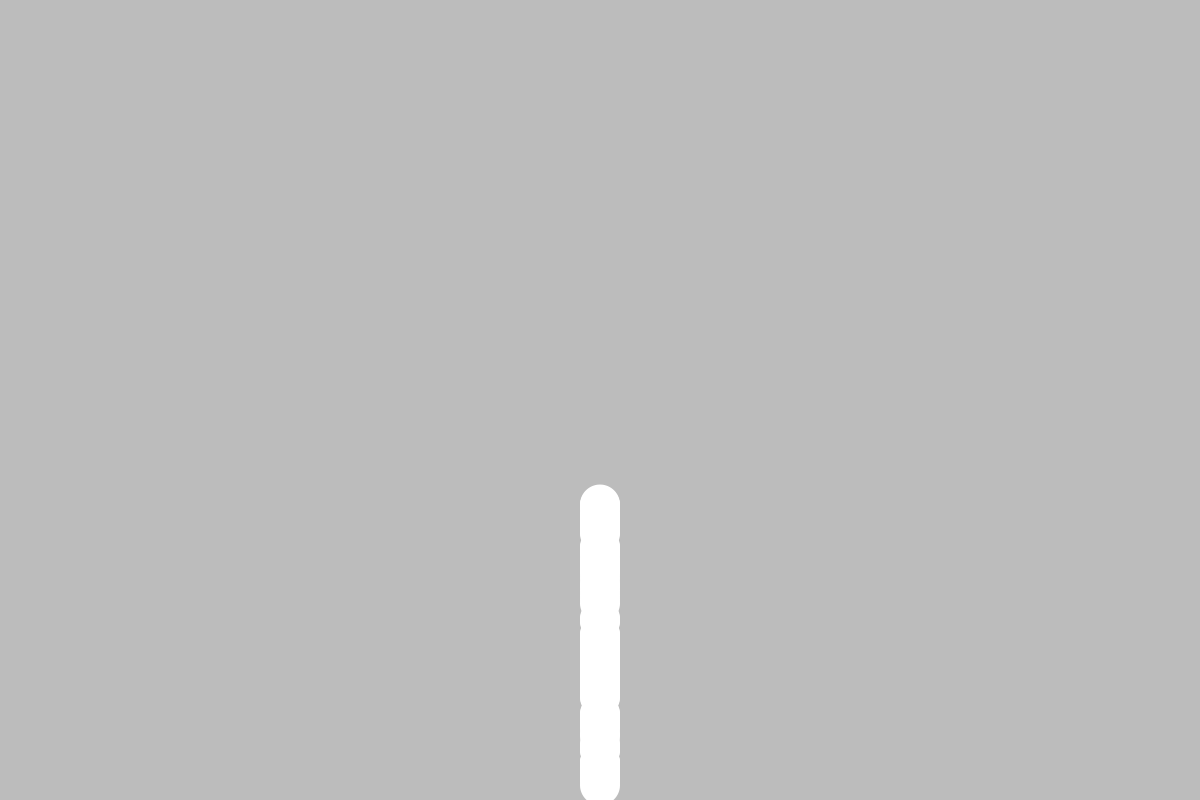
Frame 1 (no input)
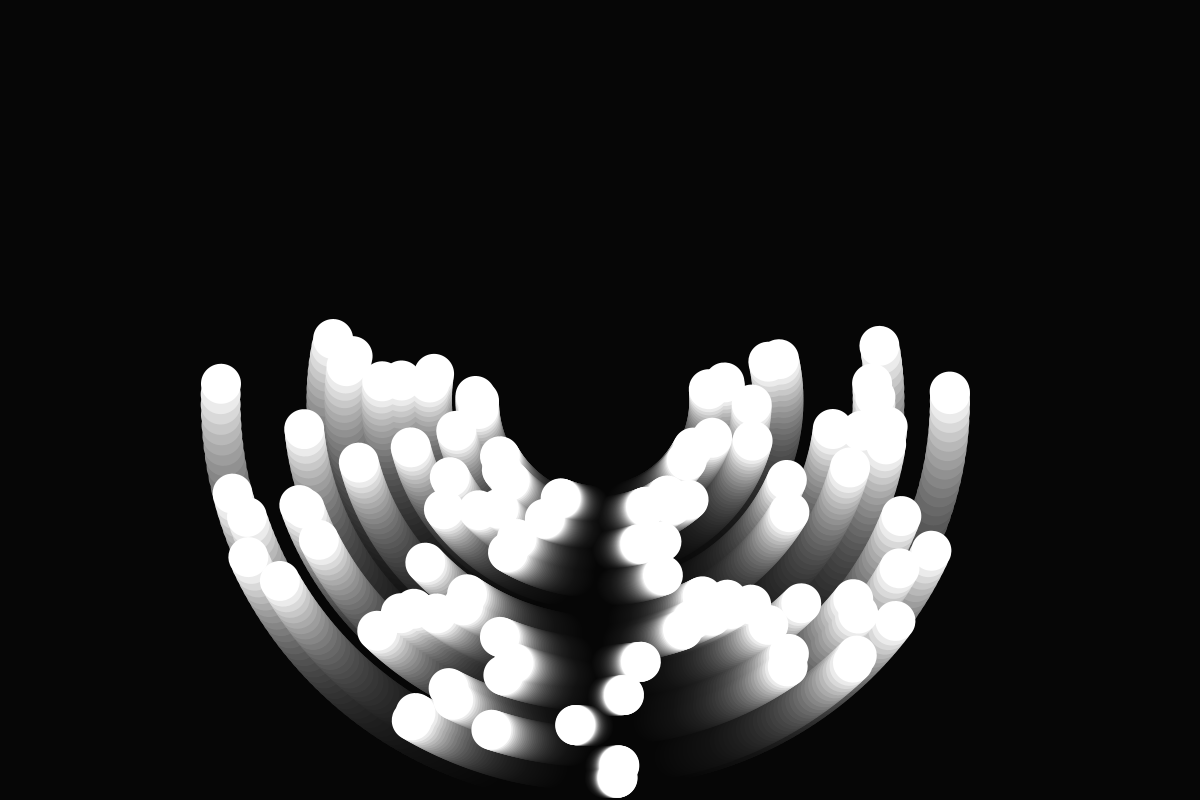
Frame 60 (the mouse pressed at the canvas centre just before this capture)
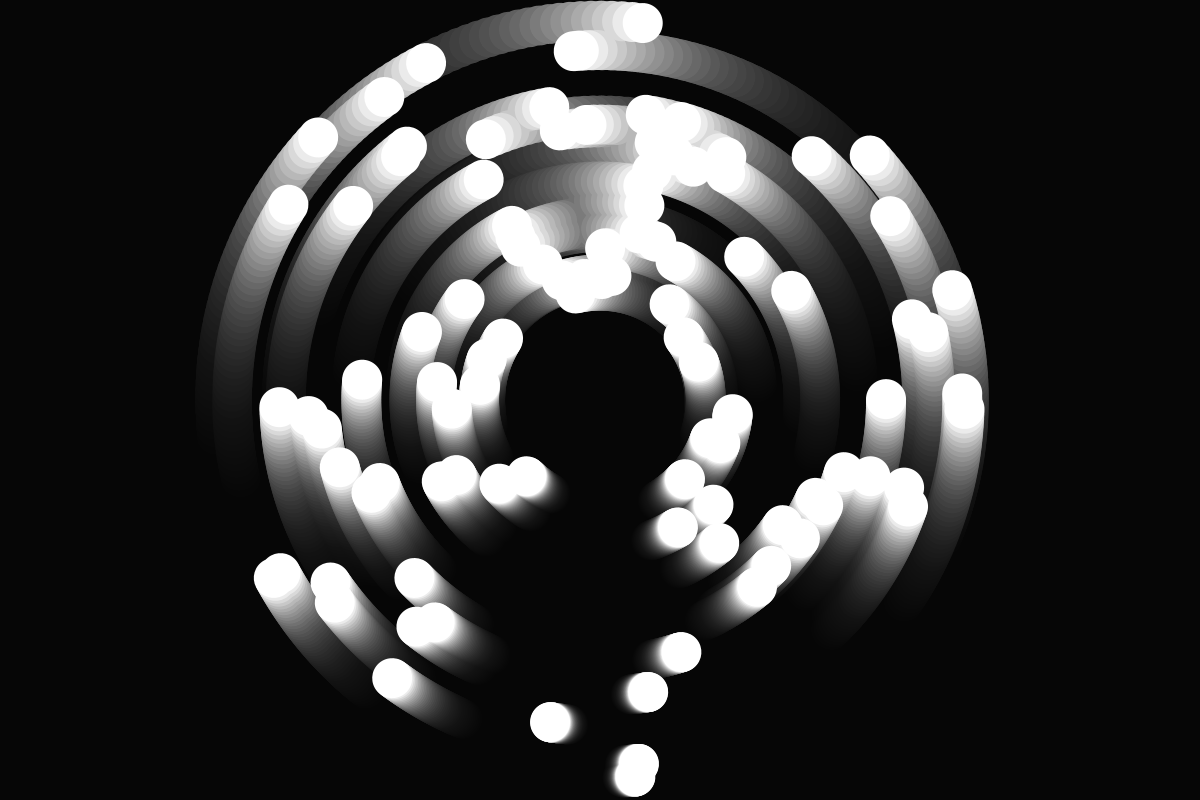
Frame 120 (the mouse held since frame 60 and released just before this capture)

The Processing sketch that drew these frames (run headless with seeded random() and noise(); from frame 60 on, the mouse is pressed at the canvas centre):

// Processing sketch: Planets
// ── Planets.pde
int _nPlanets = 100;
float[] _speed = new float[_nPlanets];
float[] _angle = new float[_nPlanets];
float[] _dist = new float[_nPlanets];

void setup()
{
  size(1200,800);
  for(int i = 0; i < _nPlanets; i = i + 1)
  {
    _speed[i]=random(-1.8,1.8);
    _angle[i]=0.0;
    _dist[i]=random(100,400);
  }
}

void draw()
{
  noStroke();
  fill(0,0,0,20);
  rect(0,0,width,height);
  
  translate(width/2,height/2);

  for(int i = 0; i < _nPlanets; i = i + 1)
  {
     drawPlanet(_angle[i],_dist[i]);
     _angle[i] = _angle[i] + _speed[i];
  }
}

void drawPlanet(float angle, float distance)
 {
 pushMatrix();
  rotate(radians(angle));
  translate(0,distance);
  fill(255);
  circle(0,0,40);  //Drawing the circle
  popMatrix();
 }
